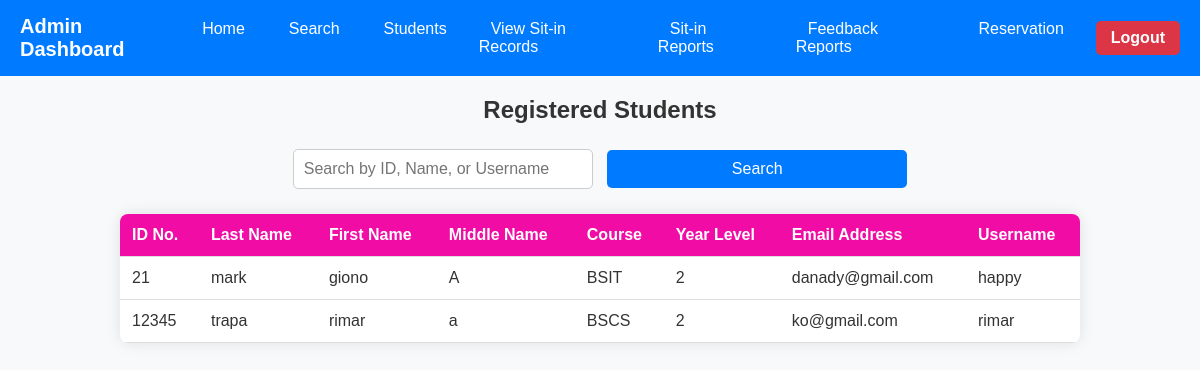
Screenshot of /search with the database file from the repository.
### tables this page shows
CREATE TABLE users(
id integer primary key autoincrement,
IDNO integer unique,
lastname varchar(25) not null,
firstname varchar(25) not null,
middlename varchar(25) not null,
course	varchar(30) not null,
year_level integer not null,
email_address varchar(30) not null,
username varchar(25) not null,
password varchar(25) not null, profile_pic TEXT, admin INTEGER DEFAULT 0);

### app.py (the view)
@app.route('/search', methods=['GET', 'POST'])
def search():
    students = []
    search_query = request.form.get('search_query', '')
    with sqlite3.connect('users.db') as conn:
        cursor = conn.cursor()
        if search_query:
            query = '''
                SELECT idno, lastname, firstname, middlename, course, year_level, email_address, username
                FROM users
                WHERE idno LIKE ? OR lastname LIKE ? OR firstname LIKE ? OR username LIKE ?
            '''
            cursor.execute(query, (f'%{search_query}%', f'%{search_query}%', f'%{search_query}%', f'%{search_query}%'))
        else:
            query = '''
                SELECT idno, lastname, firstname, middlename, course, year_level, email_address, username
                FROM users
            '''
            cursor.execute(query)
        students = cursor.fetchall()
    return render_template('search.html', students=students)

### templates/search.html (shortened to what this page needs)
<!DOCTYPE html>
<html lang="en">
<head>
</head>
<body>
<div class="navbar">
    <div class="logo">Admin Dashboard</div>
    <ul class="nav-links">
        <li><a href="{{ url_for('admin_dashboard') }}">Home</a></li>
        <li><a href="{{ url_for('search') }}">Search</a></li>
        <li><a href="#">Students</a></li>
        <li><a href="#">View Sit-in Records</a></li>
        <li><a href="#">Sit-in Reports</a></li>
        <li><a href="#">Feedback Reports</a></li>
        <li><a href="#">Reservation</a></li>
    </ul>
    <a href="{{ url_for('logout') }}" class="logout-btn">Logout</a>
</div>
<div class="container">
    <h2>Registered Students</h2>
    <form method="POST" action="{{ url_for('search') }}" class="search-box">
        <input type="text" name="search_query" placeholder="Search by ID, Name, or Username">
        <button type="submit">Search</button>
    </form>
    <table>
        <tr>
            <th>ID No.</th>
            <th>Last Name</th>
            <th>First Name</th>
            <th>Middle Name</th>
            <th>Course</th>
            <th>Year Level</th>
            <th>Email Address</th>
            <th>Username</th>
        </tr>
        {% for student in students %}
            <tr>
                <td>{{ student[0] }}</td>
                <td>{{ student[1] }}</td>
                <td>{{ student[2] }}</td>
                <td>{{ student[3] }}</td>
                <td>{{ student[4] }}</td>
                <td>{{ student[5] }}</td>
                <td>{{ student[6] }}</td>
                <td>{{ student[7] }}</td>
            </tr>
        {% endfor %}
    </table>
</div>
</body>
</html>

### templates/search.html (style rules this page uses)
body { font-family: 'Arial', sans-serif; background-color: #f8f9fa; margin: 0; padding: 0; color: #333; }
.navbar { background-color: #007bff; color: #fff; padding: 15px 20px; display: flex; justify-content: space-between; align-items: center; }
.navbar .logo { font-size: 20px; font-weight: bold; }
.nav-links { list-style: none; display: flex; padding: 0; margin: 0; }
.nav-links li { margin-right: 20px; }
.nav-links li a { color: #fff; text-decoration: none; padding: 8px 12px; border-radius: 4px; transition: background-color 0.3s; }
.logout-btn { background-color: #dc3545; color: white; padding: 8px 15px; border-radius: 5px; text-decoration: none; font-weight: bold; border: none; cursor: pointer; outline: none; }
.container { width: 80%; margin: 20px auto; text-align: center; }
h2 { color: #333; }
.search-box { margin-bottom: 20px; }
input[type="text"], button { padding: 10px; font-size: 16px; margin: 5px; border-radius: 5px; border: 1px solid #ccc; width: 300px; box-sizing: border-box; }
button { background-color: #007bff; color: white; cursor: pointer; border: none; padding: 10px 20px; }
table { width: 100%; border-collapse: collapse; margin-top: 20px; background-color: white; box-shadow: 0px 0px 15px rgba(0,0,0,0.1); border-radius: 8px; overflow: hidden; }
th, td { padding: 12px; border-bottom: 1px solid #ddd; text-align: left; }
th { background-color: #f10da5; color: white; }

### rows the page displays
users: IDNO "21", lastname "mark", firstname "giono", middlename "A", course "BSIT", year_level "2", email_address "danady@gmail.com", username "happy"
users: IDNO "12345", lastname "trapa", firstname "rimar", middlename "a", course "BSCS", year_level "2", email_address "ko@gmail.com", username "rimar"
